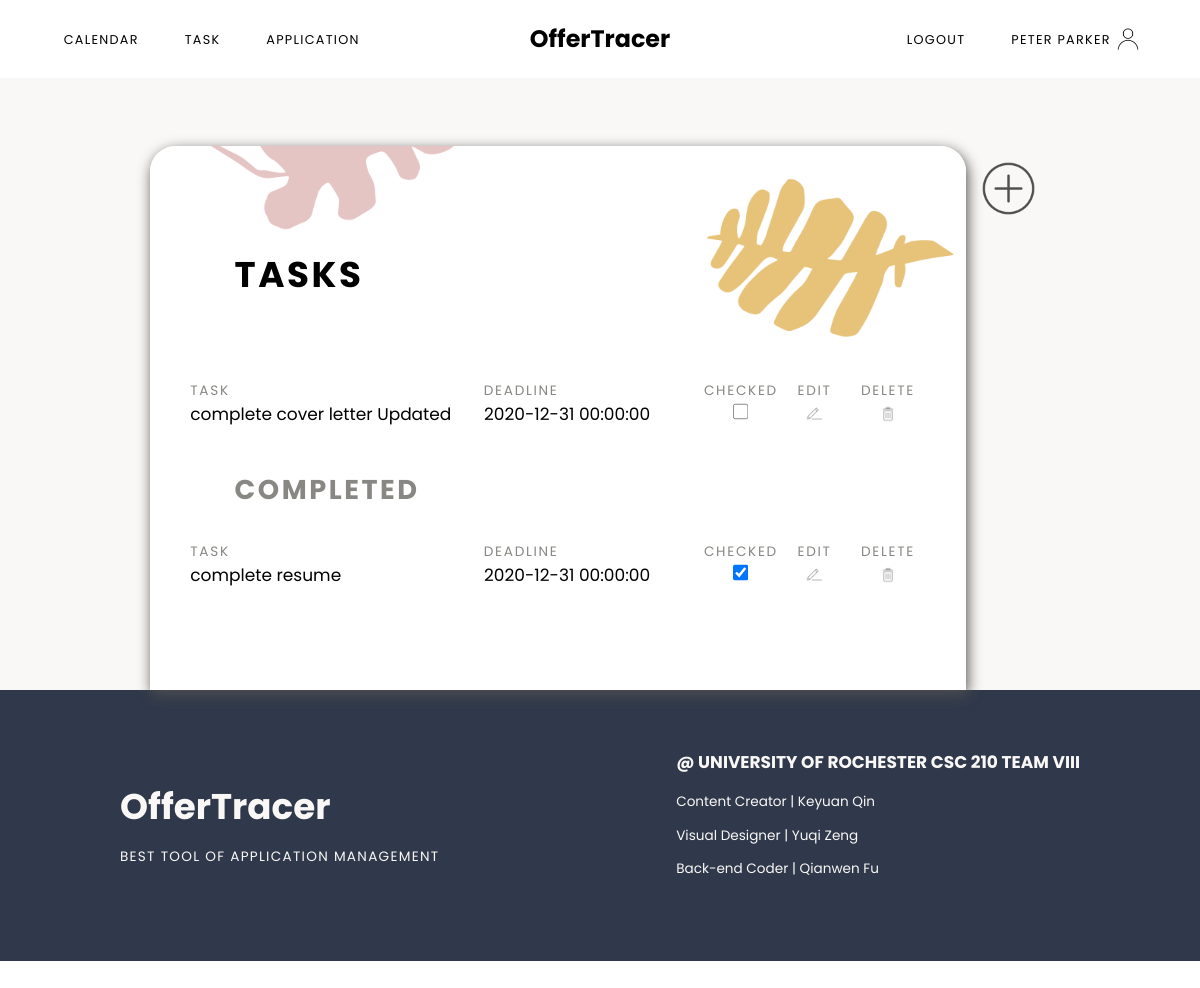
The app's page /task (signed in) with its own data.
### models.py (models this page shows, shortened)
class User(UserMixin, db.Model):
	id = db.Column(db.Integer, primary_key=True)
	email = db.Column(db.String(100), unique=True, nullable=False)
	password = db.Column(db.String(100), nullable=False)
	name = db.Column(db.String(100), nullable=False)
	jobs = db.relationship('Job', backref='author', lazy=True)
	tasks = db.relationship('Task', backref='author', lazy=True)

class Task(db.Model):
	id = db.Column(db.Integer, primary_key=True)
	item = db.Column(db.String(100), nullable=False) #title of this task
	notes = db.Column(db.Text)
	due = db.Column(db.DateTime)
	complete = db.Column(db.Boolean(False), nullable=False)
	job_id = db.Column(db.Integer, db.ForeignKey('job.id'))
	user_id = db.Column(db.Integer, db.ForeignKey('user.id'))

### main.py (the view)
@main.route('/task')
@login_required
def task():
	tasks = []
	completed = []
	data = Task.query.filter_by(user_id=current_user.id)
	for task in data:
		if task.complete == False:
			tasks.append(task)
		else:
			completed.append(task)
	return render_template('task.html', name=current_user.name, tasks=tasks, completed=completed)

### app.py (called while the page is built)
@login_manager.user_loader
def load_user(user_id):
	return User.query.get(int(user_id))

### templates/task.html (shortened to what this page needs)
{% extends "baseLogged.html" %}
{% block content %}
<div class="taskContainer sectionContainer">
	<div class="todolist">
		<h1>Tasks</h1>
		<ul class="taskList">
			{% if tasks %}
				{% for task in tasks %}
				<li class="taskItem">
					<div class="taskItemTitle taskIteminner">
						<p>Task</p>
						<p>Deadline</p>
						<p class="complete">Checked</p>
						<p class="complete">Edit</p>
						<p class="complete">Delete</p>
					</div>
					<div class="taskItemRec taskIteminner">
						<p>{{task.item}}</p>
						<p>{{task.due}}</p>
						<p class="complete"><input type="checkbox" name="complete" onclick="window.location.href='{{url_for('main.complete', id = task.id)}}';" value="complete"></p>
						<button class="edit" onclick="window.location.href='{{url_for('main.task_update', task_id = task.id)}}';"></button>
						<button class="delete" onclick="window.location.href='{{url_for('main.task_delete', task_id = task.id)}}';"></button>
					</div>
				</li>
				{% endfor %}
			{% endif %}
		</ul>
		<h2>Completed</h2>
		<ul class="taskList">
			{% if completed %}
				{% for task in completed %}
				<li class="taskItem">
					<div class="taskItemTitle taskIteminner">
						<p>Task</p>
						<p>Deadline</p>
						<p class="complete">Checked</p>
						<p class="complete">Edit</p>
						<p class="complete">Delete</p>
					</div>
					<div class="taskItemRec taskIteminner">
						<p>{{task.item}}</p>
						<p>{{task.due}}</p>
						<p class="complete"><input type="checkbox" name="complete" onclick="window.location.href='{{url_for('main.incomplete', id = task.id)}}';" value="incomplete" checked></p>
						<button class="edit" onclick="window.location.href='{{url_for('main.task_update', task_id = task.id)}}';"></button>
						<button class="delete" onclick="window.location.href='{{url_for('main.task_delete', task_id = task.id)}}';"></button>
					</div>
				</li>
				{% endfor %}
			{% endif %}
		</ul>
	</div>
	<div class="addButton">
		<button id="myBtn"></button>
	</div>
</div>
{% endblock %}

### templates/baseLogged.html (shortened to what this page needs)
<!DOCTYPE html>
<html lang="en">
<head>
	<link rel="stylesheet" type="text/css" href="{{ url_for('static', filename='css/nav.css') }}">
	<link rel="stylesheet" type="text/css" href="{{ url_for('static', filename='css/styles.css') }}">
	<link rel="stylesheet" type="text/css" href="{{ url_for('static', filename='css/dashboard.css') }}">
	<link rel="stylesheet" type="text/css" href="{{ url_for('static', filename='css/calendar.css') }}">
  	<link rel="stylesheet" type="text/css" href="{{ url_for('static', filename='css/task.css') }}">
  	<link rel="stylesheet" type="text/css" href="{{ url_for('static', filename='css/app.css') }}">
</head>
<body>
	{% if current_user.is_authenticated %}
	<nav class="main-menu auth">
		<div class="m1">
			<a href="{{url_for('main.calendar')}}">Calendar</a>
			<a href="{{url_for('main.task')}}">Task</a>
			<a href="{{url_for('main.job')}}">Application</a>
		</div>
		<div class="title">
			<a href="{{url_for('main.index')}}">OfferTracer</a>
		</div>
		<div class="m2">
			<a href="{{url_for('auth.logout')}}">Logout</a>
			<a href="{{url_for('main.dashboard')}}" class="accName">{{ name }}</a>
		</div>
	</nav>
	{% block content %}
	{% endblock %}
	<footer class="sectionContainer">
			<div class="content footerContent containAlignCenter">
				<div class="webName">
					<h3>OfferTracer</h3>
					<p>Best Tool of Application Management</p>
				</div>
				<div class="developer">
					<h3>@ University of Rochester CSC 210 TEAM VIII</h3>
					<p>Content Creator | Keyuan Qin</p>
					<p>Visual Designer | Yuqi Zeng</p>
					<p>Back-end Coder | Qianwen Fu</p>
				</div>
			</div>
	</footer>
	{% endif %}
</body>
</html>

### static/css/nav.css (style rules this page uses)
.main-menu { top: 0; width: 100%; display: grid; grid-template-columns: 1fr 1fr 1fr; padding-top: 25px; padding-bottom: 25px; }
.auth { background-color: white; }
.main-menu a { text-decoration: none; color:black; font-family: 'Poppins', sans-serif; }
.title { margin: 0 auto; align-self: center; text-align: center; }
.m1 { padding-left: 50px; padding-top: 11px; }
.m2 { padding-right: 40px; text-align: right; padding-top: 11px; }
.title a { font-size: 28px; font-weight: bolder; }
.m1 a, .m2 a { text-transform: uppercase; margin-left: 25px; margin-right: 25px; font-size: 15px; letter-spacing: 1.5px; }
.accName { background-image: url(../images/user.png); background-repeat: no-repeat; background-position: right; background-size: contain; padding-right: 40px; padding-top: 10px; padding-bottom: 10px; }

### static/css/styles.css (style rules this page uses)
html, body, .container { margin: 0; height: 100%; }
li { list-style: none; }
ul { padding-left: 0; }
.sectionContainer { margin: 0 auto; width: 100%; align-self: center; display: flex; flex-wrap: wrap; justify-content: center; }
.content { height: auto; max-width: 80%; font-family: 'Poppins', sans-serif; display: flex; align-items: center; }
.containAlignCenter { margin: 0 auto; align-self: center; display: flex; flex-wrap: wrap; justify-content: center; }
footer { background-color: #30394b; }
.footerContent { color: #faf8f6; margin-top: 50px; margin-bottom: 80px; width: 100%; justify-content: space-between; }
.webName h3 { font-size: 42px; margin-bottom: 0px; padding-bottom: 0; }
.webName p { text-transform: uppercase; letter-spacing: 1.5px; }
.developer h3 { text-transform: uppercase; font-size: 20px; }
@media (max-width: 1350px) { html { zoom: 90%; } }
@media (max-width: 1250px) { html { zoom: 85%; } }

### static/css/calendar.css (style rules this page uses)
*, *:before, *:after { -moz-box-sizing: border-box; -webkit-box-sizing: border-box; box-sizing: border-box; }

### static/css/task.css (style rules this page uses)
.taskContainer { background-color: #faf8f6; min-height: 90%; }
.todolist { border-top-left-radius: 30px; border-top-right-radius: 30px; width: 960px; margin-top: 80px; background-color: white; font-family: 'Poppins', sans-serif; -webkit-box-shadow: 2px 5px 16px 0px #4f4f4f, 5px 5px 15px 5px rgba(0,0,0,0); box-shadow: 2px 5px 16px 0px #4f4f4f, 5px 5px 15px 5px rgba(0,0,0,0); }
.addButton { margin-top: 80px; }
.addButton button { background-image: url(../images/addButton.png); background-repeat: no-repeat; background-position: center; background-size: contain; background-color: transparent; border: none; width: 100px; height: 100px; outline: none; cursor: pointer; }
.todolist h1 { border-top-left-radius: 30px; border-top-right-radius: 30px; margin-top: 0px; padding-top: 120px; padding-bottom: 50px; background-image: url(../images/taskback.png); background-repeat: no-repeat; background-position: 50% 90%; background-size: cover; padding-left: 100px; font-size: 42px; letter-spacing: 3px; text-transform: uppercase; }
.taskContainer h2 { margin-top: 30px; padding-left: 100px; font-size: 32px; letter-spacing: 3px; text-transform: uppercase; color: #888783; margin-bottom: 20px; }
.todolist ul { width: 90%; margin: 0 auto; }
.taskIteminner { display: grid; grid-template-columns: 2fr 1.5fr 0.5fr 0.5fr 0.5fr; }
.taskItemRec input { margin: 0 auto; height: 19px; width: 19px; }
.complete { text-align: center; }
.taskItemRec p { margin-top: 0; font-size: 20px; }
.taskItemTitle p { margin-bottom: 0; text-transform: uppercase; letter-spacing: 2px; color: #888783; }
.edit { margin: 0 auto; outline: none; border: none; background-color: transparent; width: 30px; background-image: url(../images/edit.png); background-repeat: no-repeat; background-position: top center; background-size: contain; cursor: pointer; }
.delete { margin: 0 auto; outline: none; border: none; background-color: transparent; width: 30px; background-image: url(../images/delete.png); background-repeat: no-repeat; background-position: top center; background-size: contain; cursor: pointer; }

### records on screen
User: name "PETER PARKER"
Task: item "complete cover letter Updated", due "2020-12-31 00:00:00"
Task: item "complete resume", due "2020-12-31 00:00:00"
